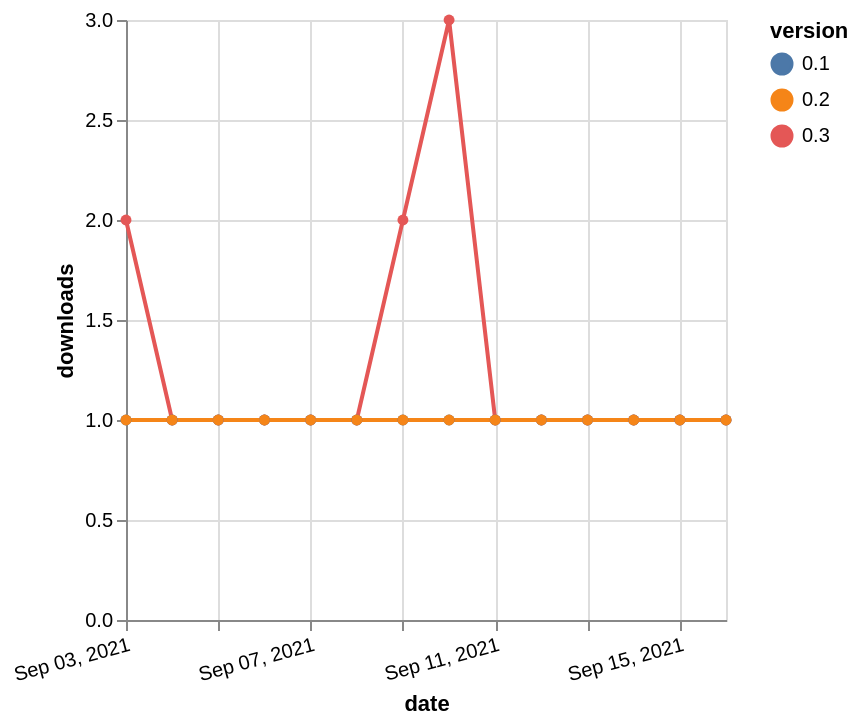

Describe this chart as a Vega-Lite specification.
### Vega-Lite specification from a JSON file in a GitHub repository (floating-point values rounded to 4 significant figures)
{"$schema": "https://vega.github.io/schema/vega-lite/v5.json", "description": "A simple bar chart with embedded data.", "data": {"values": [{"date": "2021-09-03", "total": 174, "delta": 2, "version": "0.3"}, {"date": "2021-09-04", "total": 175, "delta": 1, "version": "0.3"}, {"date": "2021-09-05", "total": 176, "delta": 1, "version": "0.3"}, {"date": "2021-09-06", "total": 177, "delta": 1, "version": "0.3"}, {"date": "2021-09-07", "total": 178, "delta": 1, "version": "0.3"}, {"date": "2021-09-08", "total": 179, "delta": 1, "version": "0.3"}, {"date": "2021-09-09", "total": 181, "delta": 2, "version": "0.3"}, {"date": "2021-09-10", "total": 184, "delta": 3, "version": "0.3"}, {"date": "2021-09-11", "total": 185, "delta": 1, "version": "0.3"}, {"date": "2021-09-12", "total": 186, "delta": 1, "version": "0.3"}, {"date": "2021-09-13", "total": 187, "delta": 1, "version": "0.3"}, {"date": "2021-09-14", "total": 188, "delta": 1, "version": "0.3"}, {"date": "2021-09-15", "total": 189, "delta": 1, "version": "0.3"}, {"date": "2021-09-16", "total": 190, "delta": 1, "version": "0.3"}, {"date": "2021-09-03", "total": 224, "delta": 1, "version": "0.1"}, {"date": "2021-09-04", "total": 225, "delta": 1, "version": "0.1"}, {"date": "2021-09-05", "total": 226, "delta": 1, "version": "0.1"}, {"date": "2021-09-06", "total": 227, "delta": 1, "version": "0.1"}, {"date": "2021-09-07", "total": 228, "delta": 1, "version": "0.1"}, {"date": "2021-09-08", "total": 229, "delta": 1, "version": "0.1"}, {"date": "2021-09-09", "total": 230, "delta": 1, "version": "0.1"}, {"date": "2021-09-10", "total": 231, "delta": 1, "version": "0.1"}, {"date": "2021-09-11", "total": 232, "delta": 1, "version": "0.1"}, {"date": "2021-09-12", "total": 233, "delta": 1, "version": "0.1"}, {"date": "2021-09-13", "total": 234, "delta": 1, "version": "0.1"}, {"date": "2021-09-14", "total": 235, "delta": 1, "version": "0.1"}, {"date": "2021-09-15", "total": 236, "delta": 1, "version": "0.1"}, {"date": "2021-09-16", "total": 237, "delta": 1, "version": "0.1"}, {"date": "2021-09-03", "total": 211, "delta": 1, "version": "0.2"}, {"date": "2021-09-04", "total": 212, "delta": 1, "version": "0.2"}, {"date": "2021-09-05", "total": 213, "delta": 1, "version": "0.2"}, {"date": "2021-09-06", "total": 214, "delta": 1, "version": "0.2"}, {"date": "2021-09-07", "total": 215, "delta": 1, "version": "0.2"}, {"date": "2021-09-08", "total": 216, "delta": 1, "version": "0.2"}, {"date": "2021-09-09", "total": 217, "delta": 1, "version": "0.2"}, {"date": "2021-09-10", "total": 218, "delta": 1, "version": "0.2"}, {"date": "2021-09-11", "total": 219, "delta": 1, "version": "0.2"}, {"date": "2021-09-12", "total": 220, "delta": 1, "version": "0.2"}, {"date": "2021-09-13", "total": 221, "delta": 1, "version": "0.2"}, {"date": "2021-09-14", "total": 222, "delta": 1, "version": "0.2"}, {"date": "2021-09-15", "total": 223, "delta": 1, "version": "0.2"}, {"date": "2021-09-16", "total": 224, "delta": 1, "version": "0.2"}]}, "width": "container", "mark": {"type": "line", "point": {"filled": true}}, "encoding": {"x": {"field": "date", "type": "temporal", "timeUnit": "yearmonthdate", "title": "date", "axis": {"labelAngle": -15}}, "y": {"field": "delta", "type": "quantitative", "title": "downloads"}, "color": {"field": "version", "type": "nominal"}, "tooltip": {"field": "delta"}}}
